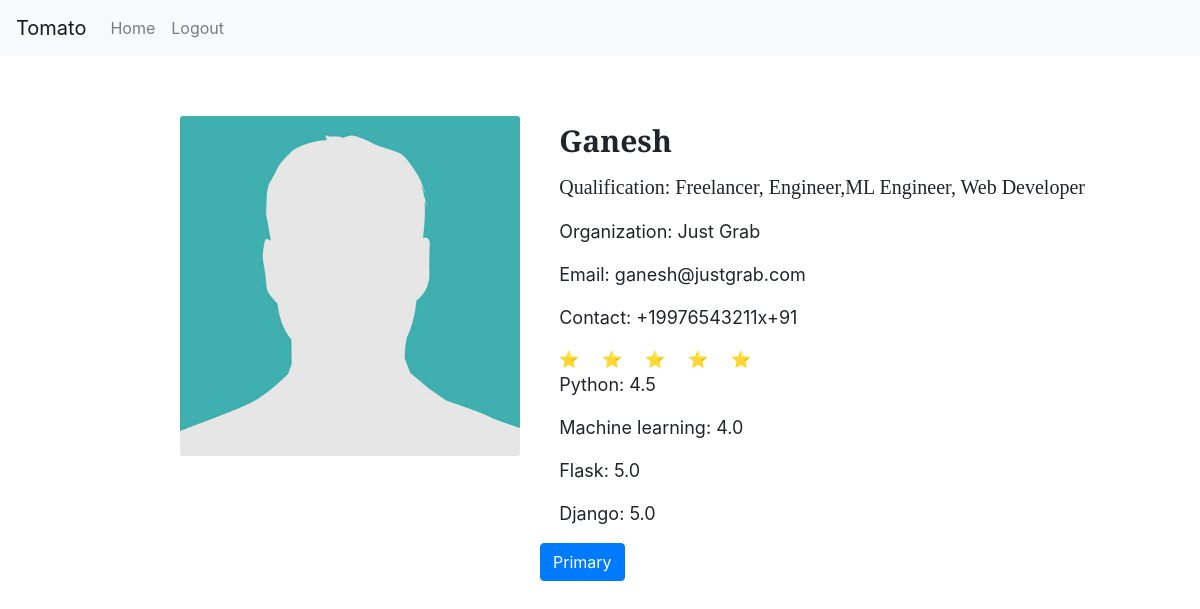
Screenshot of /teacher/5/ with the database file from the repository.
### ratings/models.py (models this page shows, shortened)
class Teacher(models.Model):
	name=models.CharField(max_length=100)
	organization=models.CharField(max_length=100)
	qualification=models.CharField(max_length=100)
	email=models.EmailField(null=True)
	phone = PhoneField(blank=True, help_text='Contact phone number')
	cover=models.ImageField(upload_to="all_covers/",default="all_covers/cover.jpg")
	@property
	def get_skill_ratings(self):
		allskills = skills.objects.filter(teacher=self)
		ratings = {}
		for skill in allskills:
			reviews = Reviews.objects.filter(skills=skill)
			total = 0
			count = len(reviews)
			for review in reviews:
				total += review.ratings
			total = total / count
			ratings[skill.skill] = total
		return ratings

class skills(models.Model):
	teacher= models.ForeignKey(Teacher,on_delete=models.CASCADE)
	skill = models.CharField(max_length=100)

### ratings/views.py (the view)
# urls.py: path('teacher/<int:teacher_id>/',teaching_post),
def teaching_post(request,teacher_id):
	teacher=Teacher.objects.get(id=teacher_id)
	all_skills=skills.objects.filter(teacher=teacher)
	reviews = Reviews.objects.filter(teacher=teacher)
	total = 0
	count = len(reviews)
	for review in reviews:
		total += review.ratings
	total = total / count
	return render(request,"teacher.html",{"teacher":teacher,"all_skills":all_skills, "ratings":range(round(total))})

### ratings/templates/teacher.html (shortened to what this page needs)
<!DOCTYPE html>
<html lang="en" dir="ltr">
  <head>
    <link rel="stylesheet" href="https://stackpath.bootstrapcdn.com/bootstrap/4.2.1/css/bootstrap.min.css">
  </head>
  <body>
    <nav class="navbar navbar-expand-lg navbar-light bg-light">
      <a class="navbar-brand" href="/home/">Tomato</a>
      <div class="collapse navbar-collapse" id="navbarNavAltMarkup">
        <div class="navbar-nav">
          <a class="nav-item nav-link" href="/home/">Home</a>
          <a class="nav-item nav-link" href="/logout/">Logout</a>
        </div>
      </div>
    </nav>
    <div class="row no-gutters" style="margin-top: 5%;margin-left: 15%;">
      <div class="col-md-4">
        <img src="{{teacher.cover.url}}" class="card-img" >
      </div>
      <div class="col-md-8">
        <div class="card-body">
          <h4 class="card-title" style="font-size: 30px; margin-top: -2%; margin-left: 3%; font-family: 'Crimson Text', serif;"><b>{{teacher.name}}</h4>
          <p class="card-text" style="font-size: 20px; margin-left: 3%; font-weight: normal; font-family: 'Crimson Text', serif;">Qualification: {{teacher.qualification}}</p>
          <p class="card-text" style="font-size: 18px; margin-left: 3%; font-weight: normal;">Organization:  {{teacher.organization}}</p>
          <p class="card-text" style="font-size: 18px; margin-left: 3%; font-weight: normal;">Email:   {{teacher.email}}</p>
          <p class="card-text" style="font-size: 18px; margin-left: 3%; font-weight: normal;">Contact: {{teacher.phone}}</p>
          {% for star in ratings %}
            <span style="margin-left: 3%;">⭐</span>
          {% endfor %}
          <br>
          {% for skill, rating in teacher.get_skill_ratings.items %}
            <p class="card-text" style="font-size: 18px; font-weight: normal; margin-left: 3%;">{{skill}}: {{rating}}</p>
          {% endfor %}
          <a href="/reviews/{{teacher.id}}">
          <button type="button" class="btn btn-primary">Primary</button>
  </a>
        </div>
      </div>
    </div>
</body>
</html>

### rows the page displays
Teacher: cover (picture), name "Ganesh", qualification "Freelancer, Engineer,ML Engineer, Web Developer", organization "Just Grab", email "ganesh@justgrab.com", phone "+19976543211x+91"
skills: get_skill_ratings "Python"
skills: get_skill_ratings "Machine learning"
skills: get_skill_ratings "Flask"
skills: get_skill_ratings "Django"

### other values shown
{{ rating }} "4.5" "4.0" "5.0" "5.0"
